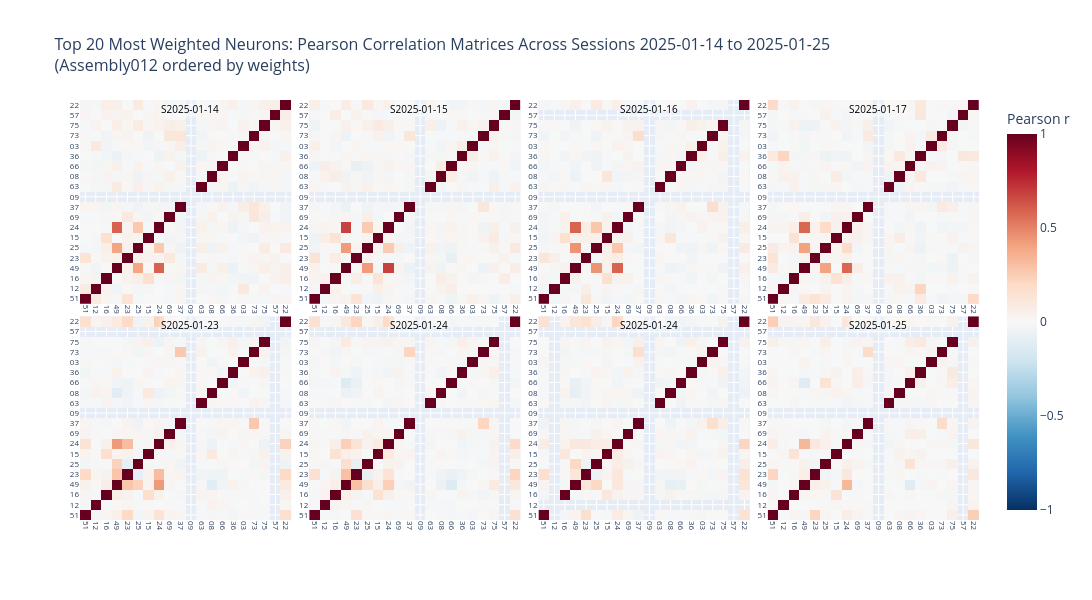

Write notebook code for a chart like this one.
### Code cell
start = pd.Timestamp("2024-12-14")
end   = pd.Timestamp("2025-01-26")

# set top x neurons and select sessions
top_x_neurons = neurons_ordered[-20:]

session_ids_all = fr_track_selected.index.get_level_values("session_id").unique()
dt_index = pd.to_datetime(session_ids_all, format="%Y-%m-%d_%H-%M")

# boolean selection
mask = (dt_index >= start) & (dt_index <= end)
selected = session_ids_all[mask]



n_sessions = len(selected)

n_cols = 4 # int(np.ceil(np.sqrt(n_sessions)))
n_rows = 2 # int(np.ceil(n_sessions / n_cols))

reversed_order_topx = top_x_neurons[::-1]

# Create subplots
fig = make_subplots(
    rows=n_rows,
    cols=n_cols,
    #subplot_titles=[f'S{s}' for s in selected],
    horizontal_spacing=0.02,
    vertical_spacing=0.03,
)

# Compute correlation matrix for each session (only top 10 neurons)
for idx, session_id in enumerate(selected):
    row = idx // n_cols + 1
    col = idx % n_cols + 1
    
    try:
        neuron_data_session = fr_track_selected.xs(session_id, level=2)
        
        # Filter to Unit columns only
        unit_cols = [c for c in neuron_data_session.columns if isinstance(c, str) and c.startswith('Unit')]
        neuron_data_session = neuron_data_session[unit_cols]
        
        # Map top 10 neurons to Unit column names
        topx_unit_cols = [f'Unit{i+1:04d}' for i in top_x_neurons if f'Unit{i+1:04d}' in neuron_data_session.columns]
        
        # Filter to only top 10 neurons
        neuron_data_top10 = neuron_data_session[topx_unit_cols]
        
        # Compute correlation matrix
        corr_matrix = neuron_data_top10.corr()
        
        # Create ordering based on reversed top 10 neurons
        unit_order = [f'Unit{i+1:04d}' for i in reversed_order_topx if f'Unit{i+1:04d}' in corr_matrix.columns]
        unit_labels = [u.replace('Unit00', '') for u in unit_order]
        
        # Reorder the correlation matrix
        corr_matrix_ordered = corr_matrix.loc[unit_order, unit_order]
        
        # Add heatmap to subplot
        fig.add_trace(
            go.Heatmap(
                z=corr_matrix_ordered.values,
                x=unit_labels,
                y=unit_labels,
                colorscale='RdBu_r',
                zmin=-1,
                zmax=1,
                showscale=(idx == 0),
                colorbar=dict(
                    title="Pearson r",
                    x=1.02
                ) if idx == 0 else None,
                hovertemplate='X: %{x}<br>Y: %{y}<br>r: %{z:.3f}<extra></extra>'
            ),
            row=row,
            col=col
        )

        fig.add_annotation(
            text=f"S{session_id.split('_')[0]}",
            xref=f"x{idx + 1}",
            yref=f"y{idx + 1}",
            x=7,
            y=19.5,
            xanchor="left",
            yanchor="top",
            showarrow=False,
            font=dict(size=10, color="black"),
            bgcolor="rgba(255,255,255,0.2)"
        )
        
        # Update axes - show tick labels for top 10
        fig.update_xaxes(showticklabels=True, tickangle=90, tickfont=dict(size=8), row=row, col=col)
        fig.update_yaxes(showticklabels=True, tickfont=dict(size=8), row=row, col=col)
        
    except Exception as e:
        print(f"Error processing session {session_id}: {e}")
        continue

# Update layout
fig.update_layout(
    title_text=f"Top 20 Most Weighted Neurons: Pearson Correlation Matrices Across Sessions {selected[0].split('_')[0]} to {selected[-1].split('_')[0]}<br>(Assembly012 ordered by weights)",
    title_font_size=16,
    width=300 * n_cols,
    height=300 * n_rows,
    showlegend=False,
    #title=dict(y=0.9),
)


fig.show()

print(f"Created {n_sessions} correlation heatmaps (10x10) in {n_rows}x{n_cols} grid")
print(f"Top 10 most weighted neurons: {top_x_neurons.values}")

### Figure 1 — Plotly figure (JSON) as saved in the notebook; plotly's stock layout.template omitted (floating-point values rounded to 4 significant figures; data arrays with more than 128 entries replaced by an {"elided": "..."} marker saying what was removed)
{"data": [{"colorbar": {"title": {"text": "Pearson r"}, "x": 1.02}, "colorscale": [[0, "rgb(5,48,97)"], [0.1, "rgb(33,102,172)"], [0.2, "rgb(67,147,195)"], [0.3, "rgb(146,197,222)"], [0.4, "rgb(209,229,240)"], [0.5, "rgb(247,247,247)"], [0.6, "rgb(253,219,199)"], [0.7, "rgb(244,165,130)"], [0.8, "rgb(214,96,77)"], [0.9, "rgb(178,24,43)"], [1, "rgb(103,0,31)"]], "hovertemplate": "X: %{x}<br>Y: %{y}<br>r: %{z:.3f}<extra></extra>", "showscale": true, "type": "heatmap", "x": ["51", "12", "16", "49", "23", "25", "15", "24", "69", "37", "09", "63", "08", "66", "36", "03", "73", "75", "57", "22"], "xaxis": "x", "y": ["51", "12", "16", "49", "23", "25", "15", "24", "69", "37", "09", "63", "08", "66", "36", "03", "73", "75", "57", "22"], "yaxis": "y", "z": {"elided": "20x20 float values"}, "zmax": 1, "zmin": -1}, {"colorscale": [[0, "rgb(5,48,97)"], [0.1, "rgb(33,102,172)"], [0.2, "rgb(67,147,195)"], [0.3, "rgb(146,197,222)"], [0.4, "rgb(209,229,240)"], [0.5, "rgb(247,247,247)"], [0.6, "rgb(253,219,199)"], [0.7, "rgb(244,165,130)"], [0.8, "rgb(214,96,77)"], [0.9, "rgb(178,24,43)"], [1, "rgb(103,0,31)"]], "hovertemplate": "X: %{x}<br>Y: %{y}<br>r: %{z:.3f}<extra></extra>", "showscale": false, "type": "heatmap", "x": ["51", "12", "16", "49", "23", "25", "15", "24", "69", "37", "09", "63", "08", "66", "36", "03", "73", "75", "57", "22"], "xaxis": "x2", "y": ["51", "12", "16", "49", "23", "25", "15", "24", "69", "37", "09", "63", "08", "66", "36", "03", "73", "75", "57", "22"], "yaxis": "y2", "z": {"elided": "20x20 float values"}, "zmax": 1, "zmin": -1}, {"colorscale": [[0, "rgb(5,48,97)"], [0.1, "rgb(33,102,172)"], [0.2, "rgb(67,147,195)"], [0.3, "rgb(146,197,222)"], [0.4, "rgb(209,229,240)"], [0.5, "rgb(247,247,247)"], [0.6, "rgb(253,219,199)"], [0.7, "rgb(244,165,130)"], [0.8, "rgb(214,96,77)"], [0.9, "rgb(178,24,43)"], [1, "rgb(103,0,31)"]], "hovertemplate": "X: %{x}<br>Y: %{y}<br>r: %{z:.3f}<extra></extra>", "showscale": false, "type": "heatmap", "x": ["51", "12", "16", "49", "23", "25", "15", "24", "69", "37", "09", "63", "08", "66", "36", "03", "73", "75", "57", "22"], "xaxis": "x3", "y": ["51", "12", "16", "49", "23", "25", "15", "24", "69", "37", "09", "63", "08", "66", "36", "03", "73", "75", "57", "22"], "yaxis": "y3", "z": {"elided": "20x20 float values"}, "zmax": 1, "zmin": -1}, {"colorscale": [[0, "rgb(5,48,97)"], [0.1, "rgb(33,102,172)"], [0.2, "rgb(67,147,195)"], [0.3, "rgb(146,197,222)"], [0.4, "rgb(209,229,240)"], [0.5, "rgb(247,247,247)"], [0.6, "rgb(253,219,199)"], [0.7, "rgb(244,165,130)"], [0.8, "rgb(214,96,77)"], [0.9, "rgb(178,24,43)"], [1, "rgb(103,0,31)"]], "hovertemplate": "X: %{x}<br>Y: %{y}<br>r: %{z:.3f}<extra></extra>", "showscale": false, "type": "heatmap", "x": ["51", "12", "16", "49", "23", "25", "15", "24", "69", "37", "09", "63", "08", "66", "36", "03", "73", "75", "57", "22"], "xaxis": "x4", "y": ["51", "12", "16", "49", "23", "25", "15", "24", "69", "37", "09", "63", "08", "66", "36", "03", "73", "75", "57", "22"], "yaxis": "y4", "z": {"elided": "20x20 float values"}, "zmax": 1, "zmin": -1}, {"colorscale": [[0, "rgb(5,48,97)"], [0.1, "rgb(33,102,172)"], [0.2, "rgb(67,147,195)"], [0.3, "rgb(146,197,222)"], [0.4, "rgb(209,229,240)"], [0.5, "rgb(247,247,247)"], [0.6, "rgb(253,219,199)"], [0.7, "rgb(244,165,130)"], [0.8, "rgb(214,96,77)"], [0.9, "rgb(178,24,43)"], [1, "rgb(103,0,31)"]], "hovertemplate": "X: %{x}<br>Y: %{y}<br>r: %{z:.3f}<extra></extra>", "showscale": false, "type": "heatmap", "x": ["51", "12", "16", "49", "23", "25", "15", "24", "69", "37", "09", "63", "08", "66", "36", "03", "73", "75", "57", "22"], "xaxis": "x5", "y": ["51", "12", "16", "49", "23", "25", "15", "24", "69", "37", "09", "63", "08", "66", "36", "03", "73", "75", "57", "22"], "yaxis": "y5", "z": {"elided": "20x20 float values"}, "zmax": 1, "zmin": -1}, {"colorscale": [[0, "rgb(5,48,97)"], [0.1, "rgb(33,102,172)"], [0.2, "rgb(67,147,195)"], [0.3, "rgb(146,197,222)"], [0.4, "rgb(209,229,240)"], [0.5, "rgb(247,247,247)"], [0.6, "rgb(253,219,199)"], [0.7, "rgb(244,165,130)"], [0.8, "rgb(214,96,77)"], [0.9, "rgb(178,24,43)"], [1, "rgb(103,0,31)"]], "hovertemplate": "X: %{x}<br>Y: %{y}<br>r: %{z:.3f}<extra></extra>", "showscale": false, "type": "heatmap", "x": ["51", "12", "16", "49", "23", "25", "15", "24", "69", "37", "09", "63", "08", "66", "36", "03", "73", "75", "57", "22"], "xaxis": "x6", "y": ["51", "12", "16", "49", "23", "25", "15", "24", "69", "37", "09", "63", "08", "66", "36", "03", "73", "75", "57", "22"], "yaxis": "y6", "z": {"elided": "20x20 float values"}, "zmax": 1, "zmin": -1}, {"colorscale": [[0, "rgb(5,48,97)"], [0.1, "rgb(33,102,172)"], [0.2, "rgb(67,147,195)"], [0.3, "rgb(146,197,222)"], [0.4, "rgb(209,229,240)"], [0.5, "rgb(247,247,247)"], [0.6, "rgb(253,219,199)"], [0.7, "rgb(244,165,130)"], [0.8, "rgb(214,96,77)"], [0.9, "rgb(178,24,43)"], [1, "rgb(103,0,31)"]], "hovertemplate": "X: %{x}<br>Y: %{y}<br>r: %{z:.3f}<extra></extra>", "showscale": false, "type": "heatmap", "x": ["51", "12", "16", "49", "23", "25", "15", "24", "69", "37", "09", "63", "08", "66", "36", "03", "73", "75", "57", "22"], "xaxis": "x7", "y": ["51", "12", "16", "49", "23", "25", "15", "24", "69", "37", "09", "63", "08", "66", "36", "03", "73", "75", "57", "22"], "yaxis": "y7", "z": {"elided": "20x20 float values"}, "zmax": 1, "zmin": -1}, {"colorscale": [[0, "rgb(5,48,97)"], [0.1, "rgb(33,102,172)"], [0.2, "rgb(67,147,195)"], [0.3, "rgb(146,197,222)"], [0.4, "rgb(209,229,240)"], [0.5, "rgb(247,247,247)"], [0.6, "rgb(253,219,199)"], [0.7, "rgb(244,165,130)"], [0.8, "rgb(214,96,77)"], [0.9, "rgb(178,24,43)"], [1, "rgb(103,0,31)"]], "hovertemplate": "X: %{x}<br>Y: %{y}<br>r: %{z:.3f}<extra></extra>", "showscale": false, "type": "heatmap", "x": ["51", "12", "16", "49", "23", "25", "15", "24", "69", "37", "09", "63", "08", "66", "36", "03", "73", "75", "57", "22"], "xaxis": "x8", "y": ["51", "12", "16", "49", "23", "25", "15", "24", "69", "37", "09", "63", "08", "66", "36", "03", "73", "75", "57", "22"], "yaxis": "y8", "z": {"elided": "20x20 float values"}, "zmax": 1, "zmin": -1}], "layout": {"annotations": [{"bgcolor": "rgba(255,255,255,0.2)", "font": {"color": "black", "size": 10}, "showarrow": false, "text": "S2025-01-14", "x": 7, "xanchor": "left", "xref": "x", "y": 19.5, "yanchor": "top", "yref": "y"}, {"bgcolor": "rgba(255,255,255,0.2)", "font": {"color": "black", "size": 10}, "showarrow": false, "text": "S2025-01-15", "x": 7, "xanchor": "left", "xref": "x2", "y": 19.5, "yanchor": "top", "yref": "y2"}, {"bgcolor": "rgba(255,255,255,0.2)", "font": {"color": "black", "size": 10}, "showarrow": false, "text": "S2025-01-16", "x": 7, "xanchor": "left", "xref": "x3", "y": 19.5, "yanchor": "top", "yref": "y3"}, {"bgcolor": "rgba(255,255,255,0.2)", "font": {"color": "black", "size": 10}, "showarrow": false, "text": "S2025-01-17", "x": 7, "xanchor": "left", "xref": "x4", "y": 19.5, "yanchor": "top", "yref": "y4"}, {"bgcolor": "rgba(255,255,255,0.2)", "font": {"color": "black", "size": 10}, "showarrow": false, "text": "S2025-01-23", "x": 7, "xanchor": "left", "xref": "x5", "y": 19.5, "yanchor": "top", "yref": "y5"}, {"bgcolor": "rgba(255,255,255,0.2)", "font": {"color": "black", "size": 10}, "showarrow": false, "text": "S2025-01-24", "x": 7, "xanchor": "left", "xref": "x6", "y": 19.5, "yanchor": "top", "yref": "y6"}, {"bgcolor": "rgba(255,255,255,0.2)", "font": {"color": "black", "size": 10}, "showarrow": false, "text": "S2025-01-24", "x": 7, "xanchor": "left", "xref": "x7", "y": 19.5, "yanchor": "top", "yref": "y7"}, {"bgcolor": "rgba(255,255,255,0.2)", "font": {"color": "black", "size": 10}, "showarrow": false, "text": "S2025-01-25", "x": 7, "xanchor": "left", "xref": "x8", "y": 19.5, "yanchor": "top", "yref": "y8"}], "height": 600, "showlegend": false, "title": {"font": {"size": 16}, "text": "Top 20 Most Weighted Neurons: Pearson Correlation Matrices Across Sessions 2025-01-14 to 2025-01-25<br>(Assembly012 ordered by weights)"}, "width": 1200, "xaxis": {"anchor": "y", "domain": [0, 0.235], "showticklabels": true, "tickangle": 90, "tickfont": {"size": 8}}, "xaxis2": {"anchor": "y2", "domain": [0.255, 0.49], "showticklabels": true, "tickangle": 90, "tickfont": {"size": 8}}, "xaxis3": {"anchor": "y3", "domain": [0.51, 0.745], "showticklabels": true, "tickangle": 90, "tickfont": {"size": 8}}, "xaxis4": {"anchor": "y4", "domain": [0.765, 1.0], "showticklabels": true, "tickangle": 90, "tickfont": {"size": 8}}, "xaxis5": {"anchor": "y5", "domain": [0, 0.235], "showticklabels": true, "tickangle": 90, "tickfont": {"size": 8}}, "xaxis6": {"anchor": "y6", "domain": [0.255, 0.49], "showticklabels": true, "tickangle": 90, "tickfont": {"size": 8}}, "xaxis7": {"anchor": "y7", "domain": [0.51, 0.745], "showticklabels": true, "tickangle": 90, "tickfont": {"size": 8}}, "xaxis8": {"anchor": "y8", "domain": [0.765, 1.0], "showticklabels": true, "tickangle": 90, "tickfont": {"size": 8}}, "yaxis": {"anchor": "x", "domain": [0.515, 1], "showticklabels": true, "tickfont": {"size": 8}}, "yaxis2": {"anchor": "x2", "domain": [0.515, 1], "showticklabels": true, "tickfont": {"size": 8}}, "yaxis3": {"anchor": "x3", "domain": [0.515, 1], "showticklabels": true, "tickfont": {"size": 8}}, "yaxis4": {"anchor": "x4", "domain": [0.515, 1], "showticklabels": true, "tickfont": {"size": 8}}, "yaxis5": {"anchor": "x5", "domain": [0, 0.485], "showticklabels": true, "tickfont": {"size": 8}}, "yaxis6": {"anchor": "x6", "domain": [0, 0.485], "showticklabels": true, "tickfont": {"size": 8}}, "yaxis7": {"anchor": "x7", "domain": [0, 0.485], "showticklabels": true, "tickfont": {"size": 8}}, "yaxis8": {"anchor": "x8", "domain": [0, 0.485], "showticklabels": true, "tickfont": {"size": 8}}}}
